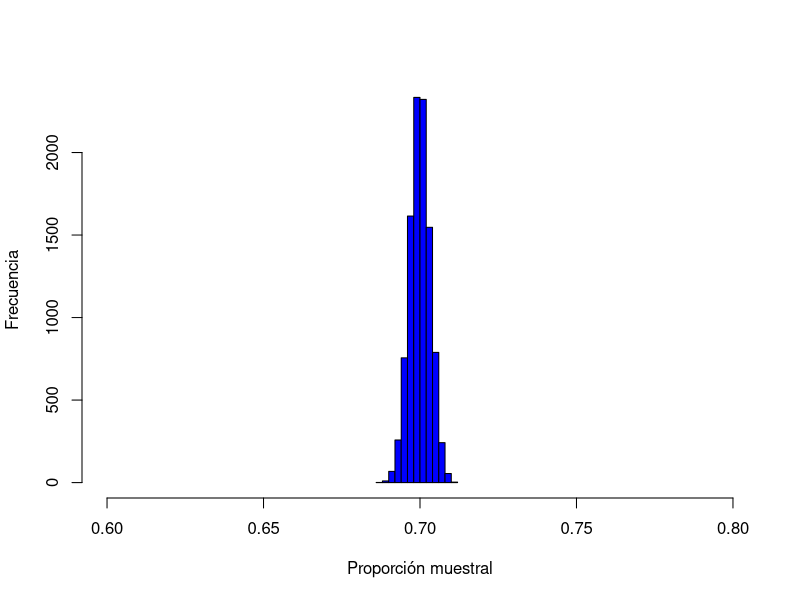

R code for this plot:
## ---- chunk 1
poblacion = c(rep(1, 11900000), rep(0, 5100000))
set.seed(314159)
p_muestra =  mean(sample(poblacion, 20000, replace = FALSE))
p_muestra
## ---- chunk 2
library(purrr)
p_muestras = map_dbl(
    1:10000,
    ~ mean(sample(poblacion, 20000, replace = FALSE))
)
head(p_muestras)
## ---- chunk 3
#| label: fig-histograma-phat
#| fig-cap: Histograma de los valores de la proporción muestral para las 10000 muestras extraidas.
#| warning: false
#| fig-width: 10
#| fig-height: 7
hist(
    p_muestras,
    col = "blue",
    xlab = "Proporción muestral",
    ylab = "Frecuencia",
    main = "",
    xlim = c(0.6, 0.8)
)
